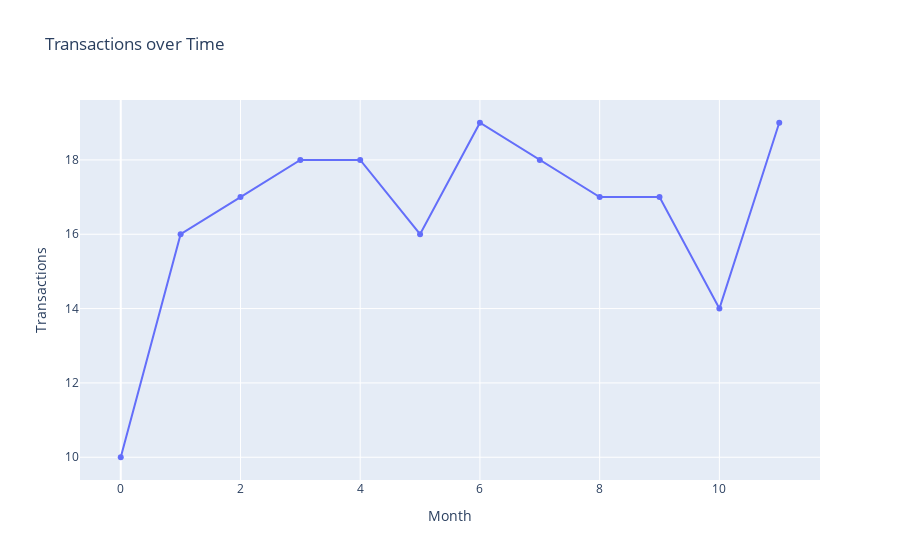

This figure's notebook cell:
### Code cell
# ploty transactions over time
fig = go.Figure()
fig.add_trace(go.Scatter(x=np.arange(0,T), y=transaction, name='Transactions'))
# labels
fig.update_layout(title='Transactions over Time', xaxis_title='Month', yaxis_title='Transactions')
fig.show()

### Figure 1 — Plotly figure (JSON) as saved in the notebook; plotly's stock layout.template omitted (floating-point values rounded to 4 significant figures)
{"data": [{"name": "Transactions", "type": "scatter", "x": [0, 1, 2, 3, 4, 5, 6, 7, 8, 9, 10, 11], "y": [10, 16, 17, 18, 18, 16, 19, 18, 17, 17, 14, 19]}], "layout": {"title": {"text": "Transactions over Time"}, "xaxis": {"title": {"text": "Month"}}, "yaxis": {"title": {"text": "Transactions"}}}}
